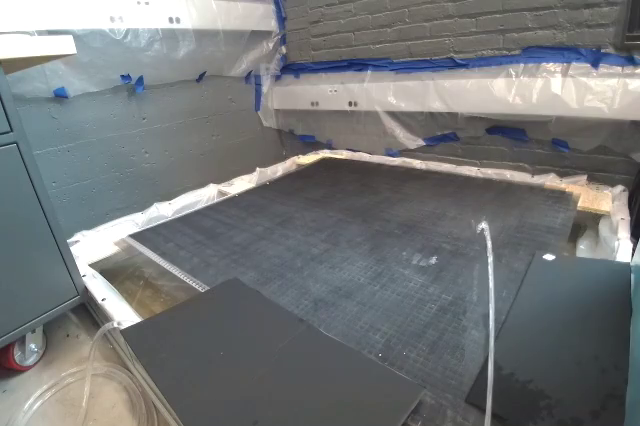
#> input picture frame 26 of inputVids/integrationTest.avi, 640 x 426 px
$ python integrationTest.py
#> lines starting #> are read from the running program, lines starting #| are printed output that depends on the picture
### python/waterDetectorClass.py
# -*- coding: utf-8 -*-

import imutils
import cv2 as cv
import numpy as np
import os
from regressionFromMask import maskPolyReg

class waterDetector:

    def __init__(self):


        # movement lower threshold
        self.MOV_THRESH = 2

        # number of dilation/erosion iterations
        self.DIL_ERODE_ITERS = 3 # CHANGE

        # mask lower threshold (change MOV_THRESH instead)
        self.MASK_THRESH = 0

        # Gaussian blue kernal size
        self.BLUR_SIZE = 11 # CHANGED from 7 to 9 to 11

        # Number of frames to pass before changing the frame to compare the current
        # frame against
        self.FRAMES_TO_PERSIST = 1

        # Minimum boxed area for a detected motion to count as actual motion
        # Use to filter out noise or small objects
        self.MIN_SIZE_FOR_MOVEMENT = 200 # CHANGED from 100 to 200

        # Minimum length of time where no motion is detected it should take
        #(in program cycles) for the program to declare that there is no movement
        # self.MOVEMENT_DETECTED_PERSISTENCE = 100

        # Init frame variables
        self.first_frame = None
        self.next_frame = None

        # Init display font and timeout counters
        self.font = cv.FONT_HERSHEY_SIMPLEX
        self.delay_counter = 0
        self.movement_persistent_counter = 0

    def loop(self, firstLoop, frame):

        # Set transient motion detected as false
        transient_movement_flag = False

        # Resize and save a greyscale version of the image
        # frame = imutils.resize(frame, width = 200)
        # print("size: ",frame.shape)
        gray = cv.cvtColor(frame, cv.COLOR_BGR2GRAY)

        # Blur it to remove camera noise (reducing false positives)
        gray_blurred = cv.GaussianBlur(gray, (self.BLUR_SIZE, self.BLUR_SIZE), 0)

        # If the first frame is nothing, initialise it
        if self.first_frame is None: self.first_frame = gray_blurred

        self.delay_counter += 1

        # Otherwise, set the first frame to compare as the previous frame
        # But only if the counter reaches the appriopriate value
        # The delay is to allow relatively slow motions to be counted as large
        # motions if they're spread out far enough
        if self.delay_counter > self.FRAMES_TO_PERSIST:
            self.delay_counter = 0
            self.first_frame = self.next_frame


        # Set the next frame to compare (the current frame)
        self.next_frame = gray_blurred

        # Compare the two frames, find the difference
        frame_delta = cv.absdiff(self.first_frame, self.next_frame)
        thresh = cv.threshold(frame_delta, self.MOV_THRESH, 255, cv.THRESH_BINARY)[1]

        # Fill in holes via dilate(), and find contours of the thesholds
        dil = cv.dilate(thresh, None, iterations = self.DIL_ERODE_ITERS)
        erode = cv.erode(dil,None, iterations = self.DIL_ERODE_ITERS)
        cnts, _ = cv.findContours(erode.copy(), cv.RETR_EXTERNAL, cv.CHAIN_APPROX_SIMPLE)

        # loop over the contours
        for c in cnts:

            # If the contour is too small, ignore it, otherwise, there's transient
            # movement
            if cv.contourArea(c) > self.MIN_SIZE_FOR_MOVEMENT:
                transient_movement_flag = True

        # The moment something moves momentarily, reset the persistent
        # movement timer.
        if transient_movement_flag == True:
            self.movement_persistent_flag = True
            # self.movement_persistent_counter = self.MOVEMENT_DETECTED_PERSISTENCE

        # threshold mask
        _,mask = cv.threshold(erode,self.MASK_THRESH,255,cv.THRESH_BINARY)

        angle = None # when no movement detect/no data
        frame_annotated = frame
        if not(firstLoop) and transient_movement_flag:
            _, _, xPred, yPred = maskPolyReg(mask)
            for i in np.linspace(0,len(xPred)-1,25,dtype=int):
                # j = 20 % i
                circleCoord = (xPred[i],yPred[i])
                # if j == 0:
                frame_annotated = cv.circle(frame, circleCoord, radius=2, color=(127, 0, 127), thickness=-1)
            lineStart = (xPred[0],yPred[0])
            lineEnd = (xPred[-1],yPred[-1])
            color = (0, 0, 255)
            thickness = 3
            frame_annotated = cv.line(frame_annotated, lineStart, lineEnd, color, thickness)
            angle = np.rad2deg(np.arctan((lineEnd[1]-lineStart[1])/(lineEnd[0]-lineStart[0])))
            # cv.putText(frame, str(angle), (10,35), self.font, 0.75, (255,255,255), 2, cv.LINE_AA)

        # Convert to color for splicing
        gray = cv.cvtColor(gray, cv.COLOR_GRAY2BGR)
        gray_blurred = cv.cvtColor(gray_blurred, cv.COLOR_GRAY2BGR)
        frame_delta = cv.cvtColor(frame_delta, cv.COLOR_GRAY2BGR)
        erode = cv.cvtColor(erode, cv.COLOR_GRAY2BGR)
        thresh = cv.cvtColor(thresh, cv.COLOR_GRAY2BGR)

        return angle, frame, gray, gray_blurred, frame_delta, erode, thresh, transient_movement_flag

### python/theController.py
import numpy as np
import time

class theControllerClass:
    def __init__(self):
        self.kp_omega = 0.1
        self.ki_omega = 0.1
        #self.dt = 0 #[milliseconds] <------PROBLEM???
        self.angle = 0
        self.ei_omega = 0
        self.omega = 0.1 #[deg/s]

    # [34 lines left out: functions control, ref, stepTests, not called in this run]

### python/integrationTest.py
### INPUT: position of stream from vision
### OUTPUT: demand for position to i2c

#importing and setting up classes
import time
import os
import imutils
import numpy as np
import cv2 as cv
# import gpiod
from smbus import SMBus
from theController import theControllerClass
from waterDetectorClass import waterDetector
from regressionFromMask import maskPolyReg

# files
input_file = "integrationTest.avi"
output_file = "integrationTestOUT.mp4"
filePath = os.path.realpath(__file__)
fileDir = os.path.dirname(filePath)
inDir = fileDir.replace('python', 'inputVids')
outDir = fileDir.replace('python', 'outputVids')
input_path = os.path.join(inDir,input_file)
output_path = os.path.join(outDir,output_file)

# i/o flags
inputFlag = False # True for webcam, False for input file
outputFlag = False
displayFlag = True

# controller setup
controller = theControllerClass()
start = time.time()
timeOld = time.time()

# water detector setup
wd = waterDetector()

# i2c set up
addr = 0x8 # bus address
bus = SMBus(1) # indicates /dev/ic2-1

# instantiate capture object
if inputFlag: cap = cv.VideoCapture(0)
else: cap = cv.VideoCapture(input_path)
ret, test_frame = cap.read()
#> test_frame is the input picture: shape (426, 640, 3); mean B, G, R 120.4, 119.4, 116.6

if not ret:
    print("Failed to get frame from camera.")
    cap.release()
    exit()

# sort out frame size for text and write out
adjustedWidth = 400
test_frame = imutils.resize(test_frame, width = adjustedWidth)
#> test_frame: shape (266, 400, 3)

actual_frame_height, actual_frame_width = test_frame.shape[:2]
#> actual_frame_height = 266; actual_frame_width = 400
frame_height = actual_frame_height
#> frame_height = 266
size = (actual_frame_width, frame_height)
#> size = (400, 266)
# print(size)

if outputFlag: result = cv.VideoWriter(output_path, cv.VideoWriter_fourcc(*"mp4v"), 30, size)

# pre-loop assignments
firstLoop = True
angle = 0
measAngleLast = 0

while True:

    #Time set ups
    timeNow = time.time()
    beginTime = time.time() # moved from inside loop
    dt = timeNow - timeOld
    elapsedTime = np.round(beginTime - start, decimals=1)
    timeOld = timeNow


    ret, frame = cap.read()
    frame = imutils.resize(frame, width = adjustedWidth)
#> frame: shape (266, 400, 3)
    # print(frame.shape[:2])

    measAngle, frame, gray_blurred, frame_delta, mask, transient_movement_flag = wd.loop(firstLoop,frame)
#> in loop, `gray = cv.cvtColor(frame, cv.COLOR_BGR2GRAY)`:
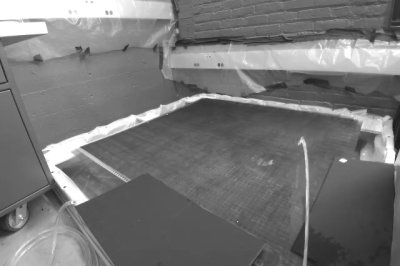
#> gray: shape (266, 400); min 28, max 255, mean 118.7
#> in loop, `gray_blurred = cv.GaussianBlur(gray, (self.BLUR_SIZE, self.BLUR_SIZE),..`:
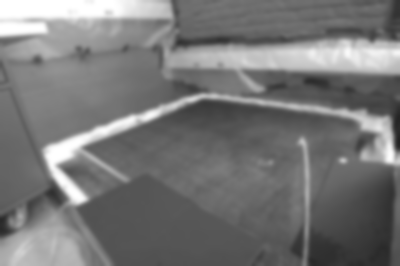
#> gray_blurred: shape (266, 400); min 33, max 255, mean 118.7
#> in loop, `frame_delta = cv.absdiff(self.first_frame, self.next_frame)`: frame_delta: shape (266, 400); every value is 0
#> in loop, `cnts, _ = cv.findContours(erode.copy(), cv.RETR_EXTERNAL, cv.CHAIN_APP..`: cnts = []
#> in loop, `frame_delta = cv.cvtColor(frame_delta, cv.COLOR_GRAY2BGR)`: frame_delta: shape (266, 400, 3); every value is 0
#> (the run stopped early here; a loop or call above may not have finished)
